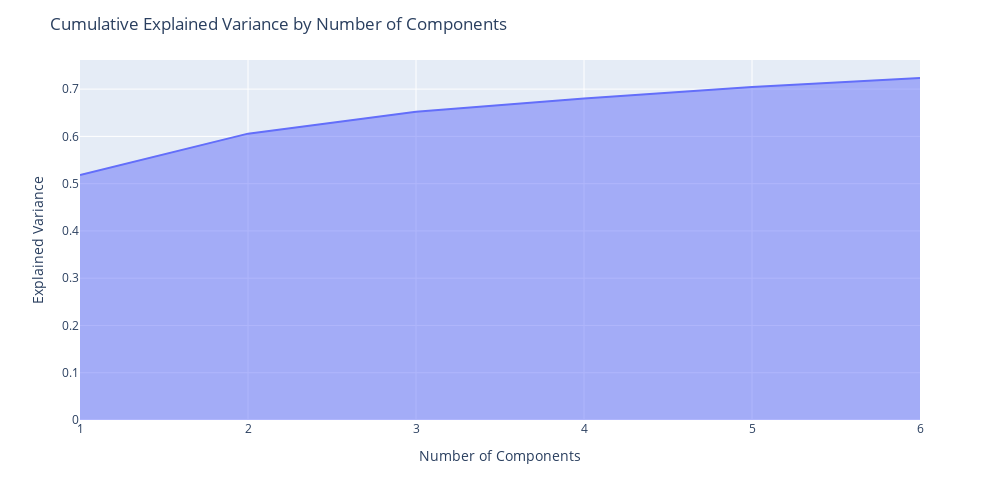

Write notebook code for a chart like this one.
### Code cell
# Your code to generate the area chart remains the same
exp_var_cumul=np.cumsum(pca.explained_variance_ratio_)
fig = px.area(
    x=range(1, exp_var_cumul.shape[0] + 1),
    y=exp_var_cumul,
    labels={"x": "# Components", "y": "Explained Variance"}
)

# Update layout properties
fig.update_layout(
    title="Cumulative Explained Variance by Number of Components",
    xaxis_title="Number of Components",
    yaxis_title="Explained Variance",
    width=1000,
    height=500
)

fig.show()

### Figure 1 — Plotly figure (JSON) as saved in the notebook; plotly's stock layout.template omitted (floating-point values rounded to 4 significant figures)
{"data": [{"fillpattern": {"shape": ""}, "hovertemplate": "# Components=%{x}<br>Explained Variance=%{y}<extra></extra>", "legendgroup": "", "line": {"color": "#636efa"}, "marker": {"symbol": "circle"}, "mode": "lines", "name": "", "orientation": "v", "showlegend": false, "stackgroup": "1", "type": "scatter", "x": [1, 2, 3, 4, 5, 6], "xaxis": "x", "y": [0.5182, 0.6058, 0.6523, 0.6804, 0.7045, 0.7235], "yaxis": "y"}], "layout": {"height": 500, "legend": {"tracegroupgap": 0}, "margin": {"t": 60}, "title": {"text": "Cumulative Explained Variance by Number of Components"}, "width": 1000, "xaxis": {"anchor": "y", "domain": [0.0, 1.0], "title": {"text": "Number of Components"}}, "yaxis": {"anchor": "x", "domain": [0.0, 1.0], "title": {"text": "Explained Variance"}}}}
